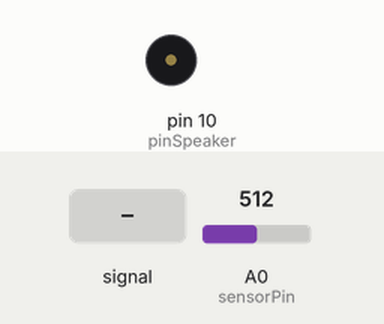
Bench run of a sketch on a simulated Arduino Uno, built with avr-gcc and run on an emulated ATmega328P. Parts: buzzer (waves = sounding). The test bench sets the inputs (shaded band); at power-on: A0 (sensorPin) = 512. What the sketch prints to the serial monitor is not drawn.

Above: at 1.2 s.
1.3 s: A0 (sensorPin) fed a 200 Hz sine of ±81 counts around its level
At 1.49 s:
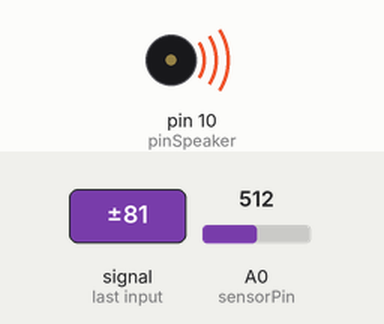
4.3 s: A0 (sensorPin) set to 716
At 5.5 s:
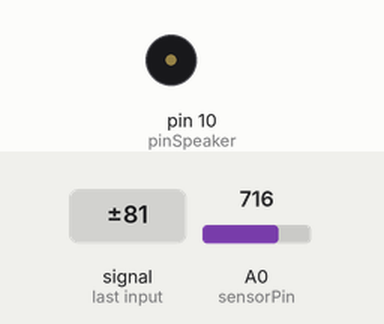
5.8 s: A0 (sensorPin) set to 514
7.3 s: A0 (sensorPin) set to 491
At 7.49 s:
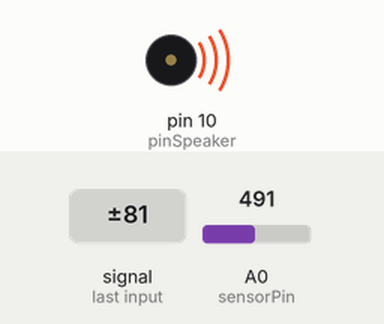
10.3 s: A0 (sensorPin) set to 510
At 11.0 s:
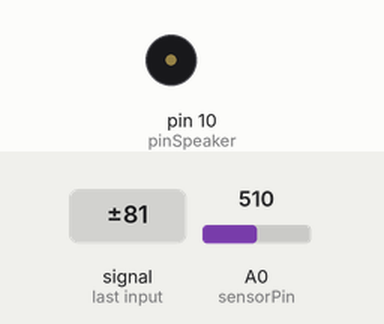
Timing chart, 0 to 12.8 s (numbered marks = the images above; inputs shaded):
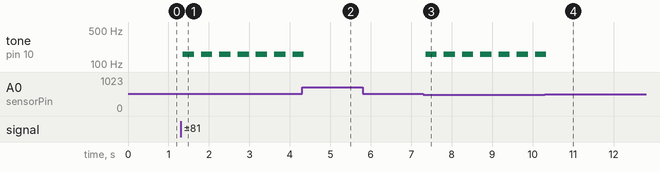

The sketch:

alev.ino
```cpp
const int sensorPin= 0;
const int pinSpeaker= 10;
int smoke_level;


void setup() {
Serial.begin(115200); //sets the baud rate for data transfer in bits/second
pinMode(sensorPin, INPUT);//the smoke sensor will be an input to the arduino
pinMode(pinSpeaker, OUTPUT);//the buzzer serves an output in the circuit
}

void loop() {
smoke_level= analogRead(sensorPin); //arduino reads the value from the smoke sensor
Serial.println(smoke_level);//prints just for debugging purposes, to see what values the sensor is picking up
if(smoke_level < 500){ //if smoke level is greater than 500, the buzzer will go off
playTone(300, 160); delay(150); } } void playTone(long duration, int freq) { duration *= 1000;
int period = (1.0 / freq) * 1000000;
long elapsed_time = 0; while (elapsed_time < duration) { digitalWrite(pinSpeaker,HIGH); delayMicroseconds(period / 2);
digitalWrite(pinSpeaker, LOW); delayMicroseconds(period / 2); elapsed_time += (period); } }
```

Measured:
- the behaviour switches between 500 and 499 on A0 (sensorPin) (found by bisection; images 2 and 3)
- after the input at 1.3 s, tone on pin 10 (pinSpeaker): alternates 160 Hz for 0.28 s and silent for 0.17 s, starting after 0.06 s
- after the input at 4.3 s, tone on pin 10 (pinSpeaker): goes on until 4.3 s, then stays silent
- after the input at 7.3 s, tone on pin 10 (pinSpeaker): alternates 160 Hz for 0.28 s and silent for 0.17 s, starting after 0.05 s
- after the input at 10.3 s, tone on pin 10 (pinSpeaker): goes on until 10.3 s, then stays silent
